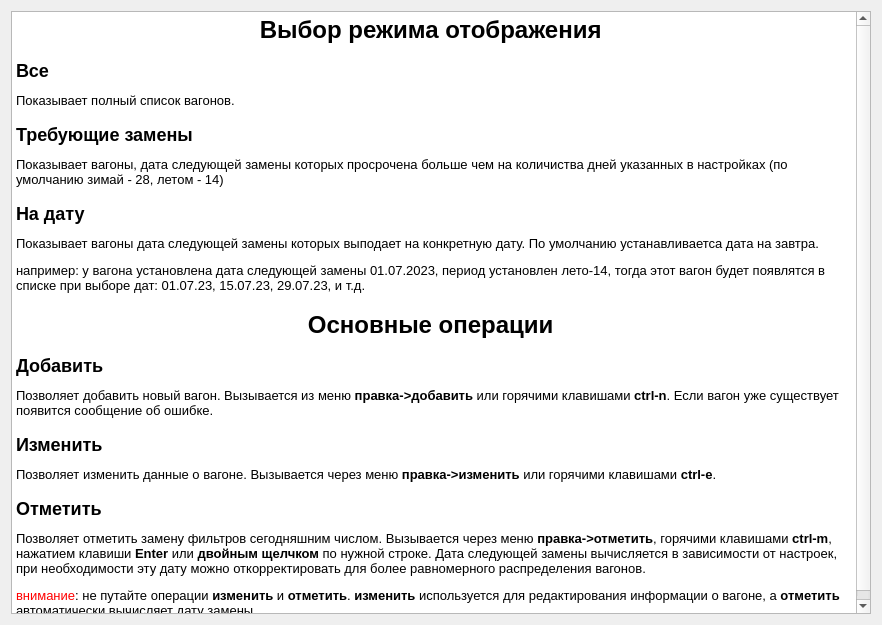
<?xml version="1.0" encoding="UTF-8"?>
<ui version="4.0">
 <class>ManualDialog</class>
 <widget class="QDialog" name="ManualDialog">
  <property name="geometry">
   <rect>
    <x>0</x>
    <y>0</y>
    <width>882</width>
    <height>625</height>
   </rect>
  </property>
  <property name="windowTitle">
   <string>Dialog</string>
  </property>
  <property name="windowIcon">
   <iconset>
    <normaloff>:/qfilter.ico</normaloff>:/qfilter.ico</iconset>
  </property>
  <layout class="QVBoxLayout" name="verticalLayout">
   <item>
    <widget class="QTextBrowser" name="textBrowser">
     <property name="html">
      <string>&lt;!DOCTYPE HTML PUBLIC &quot;-//W3C//DTD HTML 4.0//EN&quot; &quot;http://www.w3.org/TR/REC-html40/strict.dtd&quot;&gt;
&lt;html&gt;&lt;head&gt;&lt;meta name=&quot;qrichtext&quot; content=&quot;1&quot; /&gt;&lt;meta charset=&quot;utf-8&quot; /&gt;&lt;title&gt;Краткое руководство&lt;/title&gt;&lt;style type=&quot;text/css&quot;&gt;
p, li { white-space: pre-wrap; }
hr { height: 1px; border-width: 0; }
li.unchecked::marker { content: &quot;\2610&quot;; }
li.checked::marker { content: &quot;\2612&quot;; }
&lt;/style&gt;&lt;/head&gt;&lt;body style=&quot; font-family:'Ubuntu'; font-size:10pt; font-weight:400; font-style:normal;&quot;&gt;
&lt;h1 align=&quot;center&quot; style=&quot; margin-top:18px; margin-bottom:12px; margin-left:0px; margin-right:0px; -qt-block-indent:0; text-indent:0px;&quot;&gt;&lt;span style=&quot; font-size:xx-large; font-weight:700;&quot;&gt;Выбор режима отображения&lt;/span&gt; &lt;/h1&gt;
&lt;h2 style=&quot; margin-top:16px; margin-bottom:12px; margin-left:0px; margin-right:0px; -qt-block-indent:0; text-indent:0px;&quot;&gt;&lt;span style=&quot; font-size:x-large; font-weight:700;&quot;&gt;Все&lt;/span&gt; &lt;/h2&gt;
&lt;p style=&quot; margin-top:12px; margin-bottom:12px; margin-left:0px; margin-right:0px; -qt-block-indent:0; text-indent:0px;&quot;&gt;Показывает полный список вагонов. &lt;/p&gt;
&lt;h2 style=&quot; margin-top:16px; margin-bottom:12px; margin-left:0px; margin-right:0px; -qt-block-indent:0; text-indent:0px;&quot;&gt;&lt;span style=&quot; font-size:x-large; font-weight:700;&quot;&gt;Требующие замены&lt;/span&gt; &lt;/h2&gt;
&lt;p style=&quot; margin-top:12px; margin-bottom:12px; margin-left:0px; margin-right:0px; -qt-block-indent:0; text-indent:0px;&quot;&gt;Показывает вагоны, дата следующей замены которых просрочена больше чем на количиства дней указанных в настройках (по умолчанию зимай - 28, летом - 14) &lt;/p&gt;
&lt;h2 style=&quot; margin-top:16px; margin-bottom:12px; margin-left:0px; margin-right:0px; -qt-block-indent:0; text-indent:0px;&quot;&gt;&lt;span style=&quot; font-size:x-large; font-weight:700;&quot;&gt;На дату&lt;/span&gt; &lt;/h2&gt;
&lt;p style=&quot; margin-top:12px; margin-bottom:12px; margin-left:0px; margin-right:0px; -qt-block-indent:0; text-indent:0px;&quot;&gt;Показывает вагоны дата следующей замены которых выподает на конкретную дату. По умолчанию устанавливаетса дата на завтра. &lt;/p&gt;
&lt;p style=&quot; margin-top:12px; margin-bottom:12px; margin-left:0px; margin-right:0px; -qt-block-indent:0; text-indent:0px;&quot;&gt;например: у вагона установлена дата следующей замены 01.07.2023, период установлен лето-14, тогда этот вагон будет появлятся в списке при выборе дат: 01.07.23, 15.07.23, 29.07.23, и т.д. &lt;/p&gt;
&lt;h1 align=&quot;center&quot; style=&quot; margin-top:18px; margin-bottom:12px; margin-left:0px; margin-right:0px; -qt-block-indent:0; text-indent:0px;&quot;&gt;&lt;span style=&quot; font-size:xx-large; font-weight:700;&quot;&gt;Основные операции&lt;/span&gt; &lt;/h1&gt;
&lt;h2 style=&quot; margin-top:16px; margin-bottom:12px; margin-left:0px; margin-right:0px; -qt-block-indent:0; text-indent:0px;&quot;&gt;&lt;span style=&quot; font-size:x-large; font-weight:700;&quot;&gt;Добавить&lt;/span&gt; &lt;/h2&gt;
&lt;p style=&quot; margin-top:12px; margin-bottom:12px; margin-left:0px; margin-right:0px; -qt-block-indent:0; text-indent:0px;&quot;&gt;Позволяет добавить новый вагон. Вызывается из меню &lt;span style=&quot; font-weight:700;&quot;&gt;правка-&amp;gt;добавить&lt;/span&gt; или горячими клавишами &lt;span style=&quot; font-weight:700;&quot;&gt;ctrl-n&lt;/span&gt;. Если вагон уже существует появится сообщение об ошибке. &lt;/p&gt;
&lt;h2 style=&quot; margin-top:16px; margin-bottom:12px; margin-left:0px; margin-right:0px; -qt-block-indent:0; text-indent:0px;&quot;&gt;&lt;span style=&quot; font-size:x-large; font-weight:700;&quot;&gt;Изменить&lt;/span&gt; &lt;/h2&gt;
&lt;p style=&quot; margin-top:12px; margin-bottom:12px; margin-left:0px; margin-right:0px; -qt-block-indent:0; text-indent:0px;&quot;&gt;Позволяет изменить данные о вагоне. Вызывается через меню &lt;span style=&quot; font-weight:700;&quot;&gt;правка-&amp;gt;изменить&lt;/span&gt; или горячими клавишами &lt;span style=&quot; font-weight:700;&quot;&gt;ctrl-e&lt;/span&gt;. &lt;/p&gt;
&lt;h2 style=&quot; margin-top:16px; margin-bottom:12px; margin-left:0px; margin-right:0px; -qt-block-indent:0; text-indent:0px;&quot;&gt;&lt;span style=&quot; font-size:x-large; font-weight:700;&quot;&gt;Отметить&lt;/span&gt; &lt;/h2&gt;
&lt;p style=&quot; margin-top:12px; margin-bottom:12px; margin-left:0px; margin-right:0px; -qt-block-indent:0; text-indent:0px;&quot;&gt;Позволяет отметить замену фильтров сегодняшним числом. Вызывается через меню &lt;span style=&quot; font-weight:700;&quot;&gt;правка-&amp;gt;отметить&lt;/span&gt;, горячими клавишами &lt;span style=&quot; font-weight:700;&quot;&gt;ctrl-m&lt;/span&gt;, нажатием клавиши &lt;span style=&quot; font-weight:700;&quot;&gt;Enter&lt;/span&gt; или &lt;span style=&quot; font-weight:700;&quot;&gt;двойным щелчком&lt;/span&gt; по нужной строке. Дата следующей замены вычисляется в зависимости от настроек, при необходимости эту дату можно откорректировать для более равномерного распределения вагонов. &lt;/p&gt;
&lt;p style=&quot; margin-top:12px; margin-bottom:12px; margin-left:0px; margin-right:0px; -qt-block-indent:0; text-indent:0px;&quot;&gt;&lt;span style=&quot; color:#ff0000;&quot;&gt;внимание&lt;/span&gt;: не путайте операции &lt;span style=&quot; font-weight:700;&quot;&gt;изменить&lt;/span&gt; и &lt;span style=&quot; font-weight:700;&quot;&gt;отметить&lt;/span&gt;. &lt;span style=&quot; font-weight:700;&quot;&gt;изменить&lt;/span&gt; используется для редактирования информации о вагоне, а &lt;span style=&quot; font-weight:700;&quot;&gt;отметить&lt;/span&gt; автоматически вычисляет дату замены. &lt;/p&gt;&lt;/body&gt;&lt;/html&gt;</string>
     </property>
     <property name="source">
      <url>
       <string>file:///home/egor/projects/QFilter/src/resources/manual.html</string>
      </url>
     </property>
    </widget>
   </item>
  </layout>
 </widget>
 <resources/>
 <connections/>
</ui>
